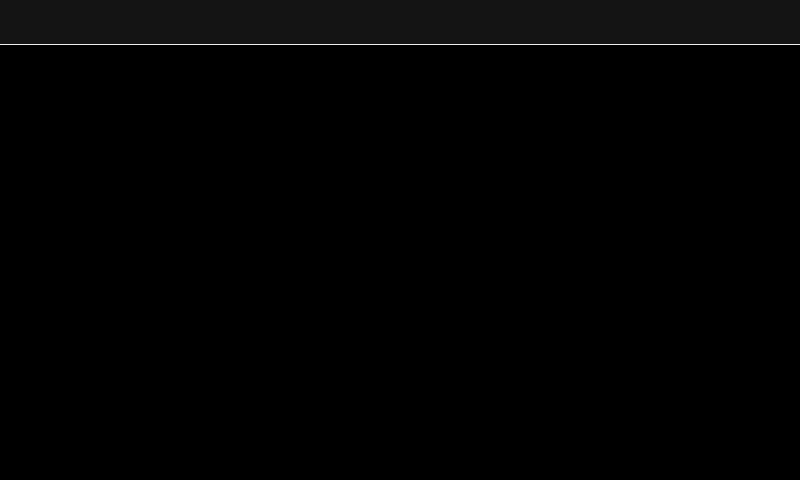
<?xml version="1.0" encoding="UTF-8"?>
<ui version="4.0">
 <class>report</class>
 <widget class="QWidget" name="report">
  <property name="geometry">
   <rect>
    <x>0</x>
    <y>0</y>
    <width>800</width>
    <height>480</height>
   </rect>
  </property>
  <property name="windowTitle">
   <string>Form</string>
  </property>
  <layout class="QVBoxLayout" name="verticalLayout" stretch="2,20">
   <property name="spacing">
    <number>1</number>
   </property>
   <property name="leftMargin">
    <number>0</number>
   </property>
   <property name="topMargin">
    <number>0</number>
   </property>
   <property name="rightMargin">
    <number>0</number>
   </property>
   <property name="bottomMargin">
    <number>0</number>
   </property>
   <item>
    <widget class="QWidget" name="header" native="true">
     <property name="styleSheet">
      <string notr="true">.QWidget {
            background-color: rgb(20, 20, 20);
            }</string>
     </property>
     <layout class="QGridLayout" name="headerLayout">
      <property name="verticalSpacing">
       <number>6</number>
      </property>
     </layout>
    </widget>
   </item>
   <item>
    <widget class="QWidget" name="body" native="true">
     <property name="styleSheet">
      <string notr="true">.QWidget {
            background-color: rgb(0,0,0);
            }</string>
     </property>
     <layout class="QVBoxLayout" name="verticalLayout_2">
      <property name="spacing">
       <number>6</number>
      </property>
      <property name="leftMargin">
       <number>0</number>
      </property>
      <property name="topMargin">
       <number>0</number>
      </property>
      <property name="rightMargin">
       <number>0</number>
      </property>
      <property name="bottomMargin">
       <number>0</number>
      </property>
      <item>
       <widget class="QSplitter" name="splitter">
        <property name="lineWidth">
         <number>1</number>
        </property>
        <property name="orientation">
         <enum>Qt::Vertical</enum>
        </property>
        <property name="handleWidth">
         <number>1</number>
        </property>
        <widget class="QWidget" name="widget" native="true">
         <layout class="QVBoxLayout" name="bodyLayout"/>
        </widget>
        <widget class="QWidget" name="light_adjust" native="true">
         <layout class="QVBoxLayout" name="verticalLayout_3" stretch="0,0">
          <property name="spacing">
           <number>30</number>
          </property>
          <item>
           <widget class="QLabel" name="light_adjust_label">
            <property name="text">
             <string>Adjust light</string>
            </property>
            <property name="alignment">
             <set>Qt::AlignCenter</set>
            </property>
           </widget>
          </item>
          <item>
           <widget class="QWidget" name="widget_2" native="true">
            <layout class="QHBoxLayout" name="light_adjust_layout"/>
           </widget>
          </item>
         </layout>
        </widget>
       </widget>
      </item>
     </layout>
    </widget>
   </item>
  </layout>
 </widget>
 <resources/>
 <connections/>
</ui>
